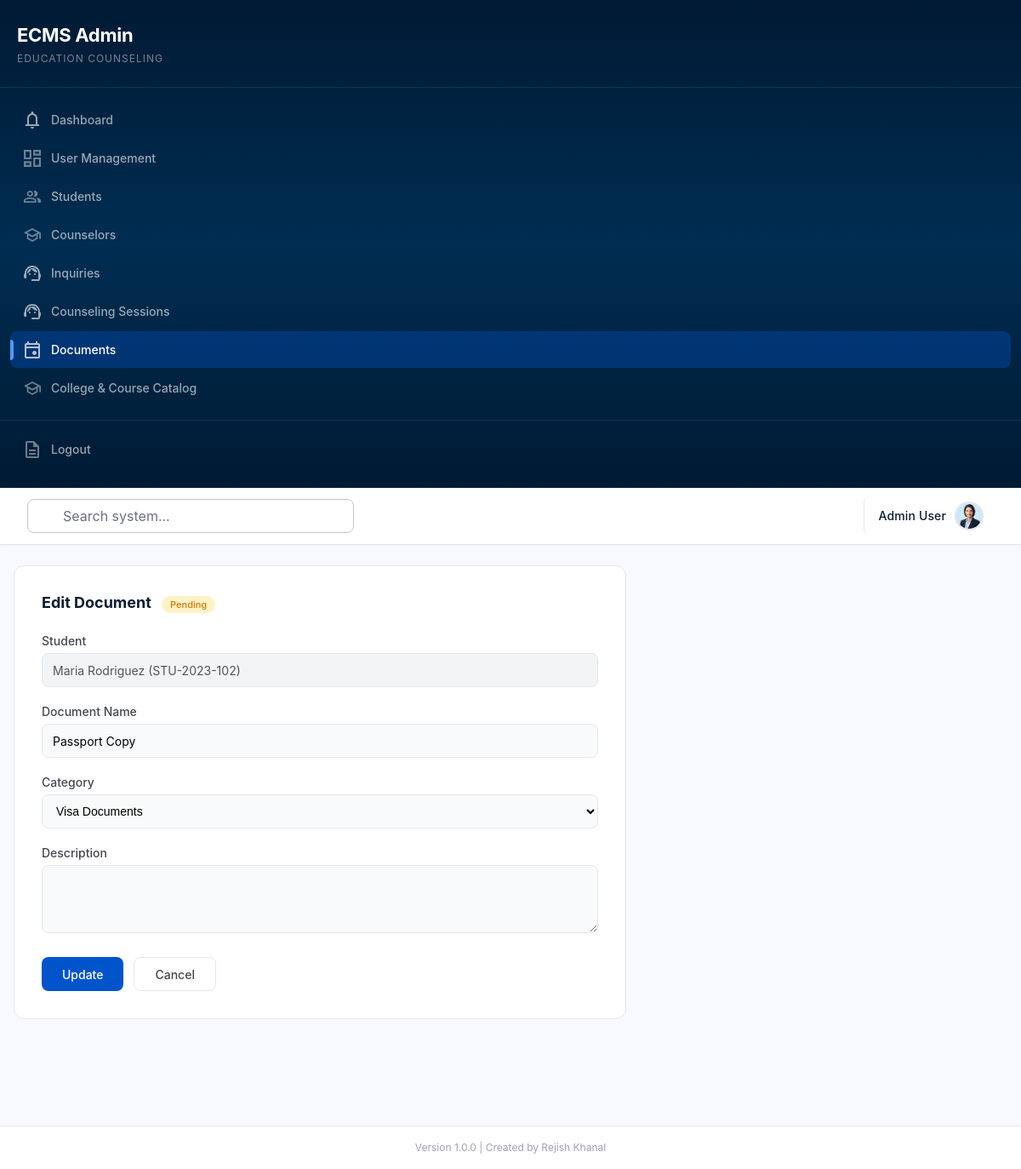
/admin/documents/2/edit (signed in), run on the app's committed database.
### tables this page shows
CREATE TABLE IF NOT EXISTS documents (
    id INT AUTO_INCREMENT PRIMARY KEY,
    student_id INT,
    name VARCHAR(255) NOT NULL,
    size VARCHAR(20),
    type VARCHAR(20),
    category ENUM('education', 'visa') DEFAULT 'education',
    assigned_by INT,
    assigned_at TIMESTAMP NULL,
    submitted_at TIMESTAMP NULL,
    status ENUM('assigned', 'pending', 'approved', 'rejected', 'resubmit') DEFAULT 'pending',
    reviewed_by INT,
    reviewed_at TIMESTAMP NULL,
    remarks TEXT,
    file_path VARCHAR(500),
    uploaded_by INT,
    created_at TIMESTAMP DEFAULT CURRENT_TIMESTAMP,
    FOREIGN KEY (student_id) REFERENCES students(id) ON DELETE SET NULL,
    FOREIGN KEY (uploaded_by) REFERENCES users(id) ON DELETE SET NULL,
    FOREIGN KEY (reviewed_by) REFERENCES users(id) ON DELETE SET NULL,
    FOREIGN KEY (assigned_by) REFERENCES users(id) ON DELETE SET NULL
);

CREATE TABLE IF NOT EXISTS students (
    id INT AUTO_INCREMENT PRIMARY KEY,
    student_id VARCHAR(50) UNIQUE,
    name VARCHAR(255) NOT NULL,
    email VARCHAR(255) UNIQUE NOT NULL,
    education_level VARCHAR(50),
    counselor_id INT,
    status ENUM('active', 'inactive') DEFAULT 'active',
    created_at TIMESTAMP DEFAULT CURRENT_TIMESTAMP,
    FOREIGN KEY (counselor_id) REFERENCES counselors(id) ON DELETE SET NULL
);

### backend/controllers/DocumentController.php (called while the page is built, shortened)
<?php
require_once MODEL_PATH . '/Document.php';
class DocumentController extends Controller {
    private $documentModel;
    private $studentModel;
    public function __construct() {
        $this->documentModel = new Document();
        $this->studentModel = new Student();
    }
    public function edit($id) {
        $document = $this->documentModel->getById($id);
        $students = $this->studentModel->getAll();
        $this->view('admin/documents/edit', [
            'pageTitle' => 'Edit Document',
            'pageDescription' => 'Update document details.',
            'currentPage' => 'documents',
            'document' => $document,
            'students' => $students,
        ]);
    }
}

### backend/core/Router.php (called while the page is built, shortened)
<?php
class Router {
    private $routes = [];
    public function get($path, $handler) {
        $this->routes['GET'][$path] = $handler;
        return $this;
    }
    public function post($path, $handler) {
        $this->routes['POST'][$path] = $handler;
        return $this;
    }
    public function dispatch() {
        $method = $_SERVER['REQUEST_METHOD'];
        $uri = parse_url($_SERVER['REQUEST_URI'], PHP_URL_PATH);
        $uri = rtrim($uri, '/') ?: '/';
        if (isset($this->routes[$method])) {
            foreach ($this->routes[$method] as $route => $handler) {
                $pattern = $this->convertToRegex($route);
                if (preg_match($pattern, $uri, $matches)) {
                    $params = array_filter($matches, 'is_string', ARRAY_FILTER_USE_KEY);
                    return $this->callHandler($handler, $params);
                }
            }
        }
    }
    private function convertToRegex($route) {
        $pattern = preg_replace('/\{([a-zA-Z_]+)\}/', '(?P<$1>[^/]+)', $route);
        return '#^' . $pattern . '$#';
    }
    private function callHandler($handler, $params) {
        if (is_array($handler)) {
            $controller = new $handler[0]();
            $method = $handler[1];
            return call_user_func_array([$controller, $method], $params);
        }
    }
}

### index.php (called while the page is built, shortened)
<?php
require_once BACKEND_PATH . '/core/Router.php';
require_once BACKEND_PATH . '/core/helpers.php';
require_once BACKEND_PATH . '/config/database.php';
require_once CONTROLLER_PATH . '/DashboardController.php';
require_once CONTROLLER_PATH . '/DocumentController.php';
$router = new Router();
$router->get('/', function() {
    redirect(url('/login'));
});
$router->get('/login', function() {
    if (isLoggedIn()) {
        redirectToDashboard();
    }
    require VIEW_PATH . '/auth/login.php';
});
$router->post('/login', function() {
    if (!verify_csrf()) {
        $_SESSION['error'] = 'Invalid session token. Please try again.';
        redirect(url('/login'));
    }
    $email = trim($_POST['email'] ?? '');
    $password = $_POST['password'] ?? '';
    $remember = !empty($_POST['remember']);
    $errors = [];
    if ($email === '') {
        $errors[] = 'Email address is required.';
    } elseif (!filter_var($email, FILTER_VALIDATE_EMAIL)) {
        $errors[] = 'Please enter a valid email address.';
    }
    if ($password === '') {
        $errors[] = 'Password is required.';
    }
    if ($errors) {
        $_SESSION['error'] = implode(' ', $errors);
        $_SESSION['old'] = ['email' => $email];
        redirect(url('/login'));
    }
    $db = getDB();
    $stmt = $db->prepare("SELECT * FROM users WHERE email = ? LIMIT 1");
    $stmt->execute([$email]);
    $user = $stmt->fetch();
    if (!$user || !password_verify($password, $user['password'])) {
        $_SESSION['error'] = 'Invalid email or password.';
        redirect(url('/login'));
    }
    if ($user['status'] !== 'active') {
        $_SESSION['error'] = 'Your account has been deactivated. Please contact an administrator.';
        redirect(url('/login'));
    }
    session_regenerate_id(true);
    $authUser = $user;
    unset($authUser['password']);
    $_SESSION['user_id'] = $user['id'];
    $_SESSION['user'] = $authUser;
    unset($_SESSION['old']);
    if ($remember) {
        setRememberCookie($user);
    }
    redirectToDashboard($user['role']);
});
$router->get('/logout', function() {
    clearRememberCookie();
    session_destroy();
    redirect(url('/login'));
});
$router->get('/register', function() {
    require VIEW_PATH . '/auth/student-registration.php';
});
$router->get('/admin/dashboard', ['DashboardController', 'index']);
$router->get('/student/dashboard', ['StudentController', 'dashboard']);
$router->get('/student/sessions', ['StudentController', 'sessions']);
$router->get('/student/documents', ['StudentController', 'documents']);
$router->post('/student/documents/{id}/submit', ['StudentController', 'submitDocument']);
$router->get('/student/inquiries', ['StudentController', 'inquiries']);
$router->post('/student/inquiries/store', ['StudentController', 'storeInquiry']);
$router->get('/student/profile', ['StudentController', 'profile']);
$router->post('/student/profile/update', ['StudentController', 'updateProfile']);
$router->get('/counselor/dashboard', ['CounselorController', 'dashboard']);
$router->get('/counselor/documents', ['CounselorController', 'documents']);
$router->get('/counselor/documents/assign', ['CounselorController', 'assignCreate']);
$router->post('/counselor/documents/assign/store', ['CounselorController', 'assignStore']);
$router->get('/admin/profile', ['DashboardController', 'profile']);
$router->post('/admin/profile/update', ['DashboardController', 'updateProfile']);
$router->get('/admin/students', ['StudentController', 'index']);
$router->get('/admin/students/create', ['StudentController', 'create']);
$router->post('/admin/students/store', ['StudentController', 'store']);
$router->get('/admin/students/{id}', ['StudentController', 'show']);
$router->get('/admin/students/{id}/edit', ['StudentController', 'edit']);
$router->post('/admin/students/{id}/update', ['StudentController', 'update']);
$router->post('/admin/students/{id}/delete', ['StudentController', 'destroy']);
$router->get('/admin/counselors', ['CounselorController', 'index']);
$router->get('/admin/counselors/create', ['CounselorController', 'create']);
$router->post('/admin/counselors/store', ['CounselorController', 'store']);
$router->get('/admin/counselors/{id}', ['CounselorController', 'show']);
$router->get('/admin/counselors/{id}/edit', ['CounselorController', 'edit']);
$router->post('/admin/counselors/{id}/update', ['CounselorController', 'update']);
$router->post('/admin/counselors/{id}/delete', ['CounselorController', 'destroy']);
$router->get('/admin/sessions', ['SessionController', 'index']);
$router->get('/admin/sessions/create', ['SessionController', 'create']);
$router->post('/admin/sessions/store', ['SessionController', 'store']);
$router->get('/admin/sessions/{id}', ['SessionController', 'show']);
$router->get('/admin/sessions/{id}/edit', ['SessionController', 'edit']);
$router->post('/admin/sessions/{id}/update', ['SessionController', 'update']);
$router->post('/admin/sessions/{id}/delete', ['SessionController', 'destroy']);
$router->get('/admin/documents', ['DocumentController', 'index']);
$router->get('/admin/documents/review-queue', ['DocumentController', 'reviewQueue']);
$router->post('/admin/documents/{id}/review', ['DocumentController', 'review']);
$router->get('/admin/documents/student/{student_id}', ['DocumentController', 'studentDocs']);
$router->get('/admin/documents/create', ['DocumentController', 'create']);
$router->post('/admin/documents/store', ['DocumentController', 'store']);
$router->get('/admin/documents/assign', ['DocumentController', 'assignCreate']);
$router->post('/admin/documents/assign/store', ['DocumentController', 'assignStore']);
$router->get('/admin/documents/{id}', ['DocumentController', 'show']);
$router->get('/admin/documents/{id}/edit', ['DocumentController', 'edit']);
$router->post('/admin/documents/{id}/update', ['DocumentController', 'update']);
$router->post('/admin/documents/{id}/delete', ['DocumentController', 'destroy']);
$router->get('/admin/inquiries', ['InquiryController', 'index']);
$router->get('/admin/inquiries/{id}', ['InquiryController', 'show']);
$router->post('/admin/inquiries/{id}/assign', ['InquiryController', 'assign']);
$router->post('/admin/inquiries/{id}/auto-assign', ['InquiryController', 'autoAssign']);
$router->post('/admin/inquiries/{id}/delete', ['InquiryController', 'destroy']);
$router->get('/admin/catalog', ['CatalogController', 'index']);
$router->get('/admin/catalog/college/create', ['CatalogController', 'collegeCreate']);
$router->post('/admin/catalog/college/store', ['CatalogController', 'collegeStore']);
$router->get('/admin/catalog/college/{id}/edit', ['CatalogController', 'collegeEdit']);
$router->post('/admin/catalog/college/{id}/update', ['CatalogController', 'collegeUpdate']);
$router->post('/admin/catalog/college/{id}/delete', ['CatalogController', 'collegeDelete']);
$router->get('/admin/catalog/course/create', ['CatalogController', 'courseCreate']);
$router->post('/admin/catalog/course/store', ['CatalogController', 'courseStore']);
$router->get('/admin/catalog/course/{id}/edit', ['CatalogController', 'courseEdit']);
$router->post('/admin/catalog/course/{id}/update', ['CatalogController', 'courseUpdate']);
$router->post('/admin/catalog/course/{id}/delete', ['CatalogController', 'courseDelete']);
$router->get('/admin/users', ['UserController', 'index']);
$router->get('/admin/users/create', ['UserController', 'create']);
$router->post('/admin/users/store', ['UserController', 'store']);
$router->get('/admin/users/{id}', ['UserController', 'show']);
$router->get('/admin/users/{id}/edit', ['UserController', 'edit']);
$router->post('/admin/users/{id}/update', ['UserController', 'update']);
$router->post('/admin/users/{id}/delete', ['UserController', 'destroy']);
$router->notFound(function() {
    http_response_code(404);
    require VIEW_PATH . '/errors/404.php';
});
$router->dispatch();

### backend/config/database.php (called while the page is built, shortened)
<?php
class Database {
    private static $instance = null;
    private $connection;
    private function __construct() {
        $this->host = getenv('DB_HOST');
        $this->port = getenv('DB_PORT');
        $this->dbname = getenv('DB_DATABASE');
        $this->username = getenv('DB_USERNAME');
        $this->password = getenv('DB_PASSWORD');
        try {
            $dsn = "mysql:host={$this->host};port={$this->port};dbname={$this->dbname};charset=utf8mb4";
            $this->connection = new PDO($dsn, $this->username, $this->password, [
                PDO::ATTR_ERRMODE => PDO::ERRMODE_EXCEPTION,
                PDO::ATTR_DEFAULT_FETCH_MODE => PDO::FETCH_ASSOC,
                PDO::ATTR_EMULATE_PREPARES => false
            ]);
        } catch (PDOException $e) {
            die("Database connection failed: " . $e->getMessage());
        }
    }
    public static function getInstance() {
        if (self::$instance === null) {
            self::$instance = new self();
        }
        return self::$instance;
    }
    public function getConnection() {
        return $this->connection;
    }
}
function getDB() {
    return Database::getInstance()->getConnection();
}

### backend/models/Document.php (called while the page is built, shortened)
<?php
class Document {
    private $db;
    private $table = 'documents';
    public function __construct() {
        $this->db = getDB();
    }
    public function getById($id) {
        $stmt = $this->db->prepare(
            "SELECT d.*, s.name AS student_name, s.student_id AS student_code, s.email AS student_email,
                    u.name AS uploaded_by_name, r.name AS reviewed_by_name, ab.name AS assigned_by_name
             FROM {$this->table} d
             LEFT JOIN students s ON d.student_id = s.id
             LEFT JOIN users u ON d.uploaded_by = u.id
             LEFT JOIN users r ON d.reviewed_by = r.id
             LEFT JOIN users ab ON d.assigned_by = ab.id
             WHERE d.id = ?"
        );
        $stmt->execute([$id]);
        return $stmt->fetch();
    }
}

### backend/core/helpers.php (called while the page is built, shortened)
<?php
function e($value) {
    return htmlspecialchars($value ?? '', ENT_QUOTES, 'UTF-8');
}
function url($path = '') {
    $base = rtrim(dirname($_SERVER['SCRIPT_NAME']), '/');
    return $base . '/' . ltrim($path, '/');
}

### backend/views/admin/documents/edit.php (the view, shortened to what this page needs)
<div class="form-card">
    <h3>Edit Document <span class="doc-badge doc-badge--<?php echo e($document['status']); ?>"><?php echo e(ucfirst($document['status'])); ?></span></h3>
    <?php $docId = $document['id']; ?>
    <form method="POST" action="<?php echo url('/admin/documents/' . $docId . '/update'); ?>">
        <div class="form-group">
            <label>Student</label>
            <input type="text" value="<?php echo e($document['student_name'] ?? 'Unknown'); ?> (<?php echo e($document['student_code'] ?? 'N/A'); ?>)" disabled style="background:#f3f4f6;">
        </div>
        <div class="form-group">
            <label>Document Name</label>
            <input type="text" name="name" value="<?php echo e($document['name']); ?>" required>
        </div>
        <div class="form-group">
            <label>Category</label>
            <select name="category" required>
                <option value="visa" <?php echo $document['category'] === 'visa' ? 'selected' : ''; ?>>Visa Documents</option>
            </select>
        </div>
        <div class="form-group">
            <label>Description</label>
            <textarea name="description"><?php echo e($document['description'] ?? ''); ?></textarea>
        </div>
        <div class="form-actions">
            <button type="submit" class="btn-primary">Update</button>
            <a href="<?php echo url('/admin/documents'); ?>" class="btn-secondary">Cancel</a>
        </div>
    </form>
</div>
<?php $content = ob_get_clean(); include __DIR__ . '/../../layouts/admin-layout.php';

### data on the page
documents: status "Pending", student.student_id "Maria Rodriguez (STU-2023-102)", name "Passport Copy", category "Visa Documents"

### other printed values
$item['label'] "Dashboard"
$item['label'] "User Management"
$item['label'] "Students"
$item['label'] "Counselors"
$item['label'] "Inquiries"
$item['label'] "Counseling Sessions"
$item['label'] "Documents"
$item['label'] "College & Course Catalog"
$_SESSION['user']['name'] "Admin User"
